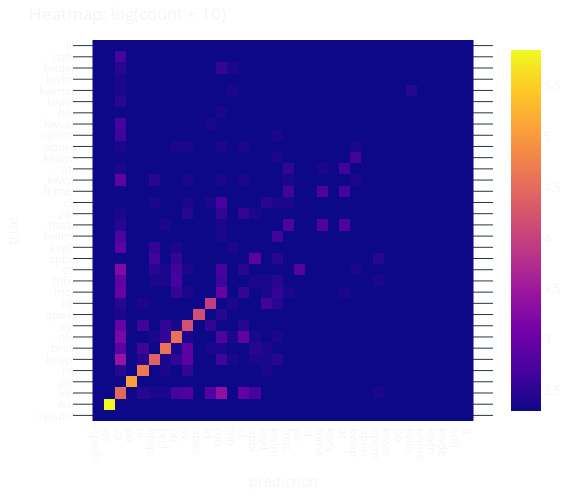

The code cell stored with this chart in its notebook:
### Markdown cell above
## evaluate

### Code cell
model.eval()
with torch.no_grad():
    tag_scores = model(val_token_tensors)
    predictions = torch.argmax(tag_scores, dim=-1)  # Shape: (batch_size, seq_len)

pred_tags = []
true_tags = []

for pred, true_t in zip(predictions, val_tag_idx):
    # print(pred.shape)
    # print((len(true_tags)))
    true_tags.extend([tag_vocab[t] for t in true_t])
    pred_tags.extend([tag_vocab[t] for t in pred[: len(true_t)]])

print(len(true_tags), len(pred_tags))


def eval(true_tags, pred_tags):
    acc = metrics.accuracy_score(true_tags, pred_tags)
    print("accuracy", acc)

    confmat = metrics.confusion_matrix(true_tags, pred_tags, labels=tag_vocab)

    dtplot.heatmap(
        confmat,
        tag_vocab,
        log_scale=True,
        pseudo_count=10,
        size=500,
    ).show()


eval(true_tags, pred_tags)

### Figure 1 — Plotly figure (JSON) as saved in the notebook; plotly's stock layout.template omitted (floating-point values rounded to 4 significant figures; data arrays with more than 128 entries replaced by an {"elided": "..."} marker saying what was removed)
{"data": [{"text": {"elided": "34x34 int values"}, "type": "heatmap", "x": ["<pad>", "ws", "va", "pu", "nl", "brop", "brcl", "nu", "sy", "opas", "id", "mo", "fnfr", "st", "opbi", "kwfl", "kwim", "fnas", "pa", "cl", "fnme", "kwty", "at", "kwop", "opun", "opcm", "kwva", "bo", "kwio", "kwmo", "kwfn", "kwde", "cofl", "li"], "y": ["<pad>", "ws", "va", "pu", "nl", "brop", "brcl", "nu", "sy", "opas", "id", "mo", "fnfr", "st", "opbi", "kwfl", "kwim", "fnas", "pa", "cl", "fnme", "kwty", "at", "kwop", "opun", "opcm", "kwva", "bo", "kwio", "kwmo", "kwfn", "kwde", "cofl", "li"], "z": {"elided": "34x34 float values"}}], "layout": {"height": 500, "title": {"text": "Heatmap: log(count + 10)"}, "width": 580, "xaxis": {"dtick": 1, "title": {"text": "prediction"}, "type": "category"}, "yaxis": {"dtick": 1, "scaleanchor": "x", "title": {"text": "true"}, "type": "category"}}}
